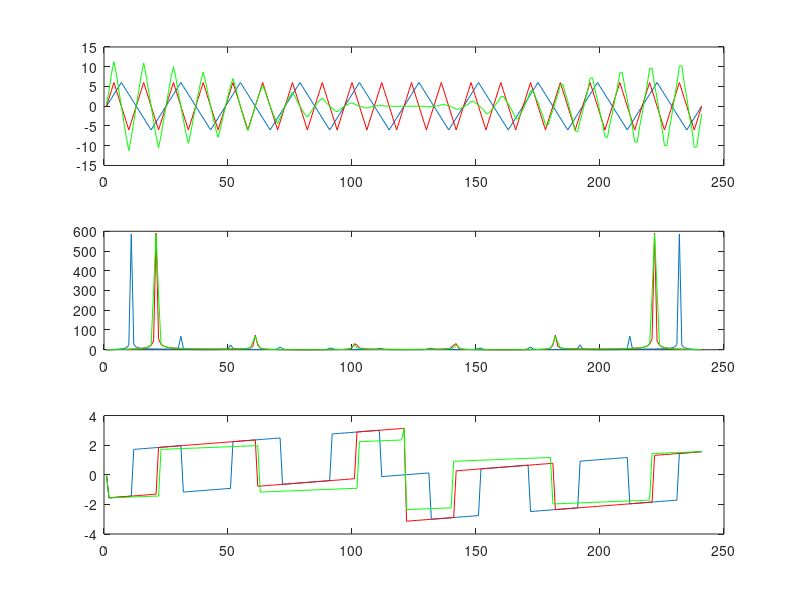

This chart was generated by the following MATLAB code:
% xxx
function xxx
arr=[0:1:5,6:-1:-5,-6:1:-1];
arr2=[0:2:5,6:-2:-5,-6:2:-1];
a=[kron(ones(1,10),arr),0];
a2=[kron(ones(1,20),arr2),0];
figure
subplot(311)
plot(a)
hold on
plot(a2,'r')

f=fft(a);
f2=fft(a2);
f3=pp3(a,'linear');
subplot(312)
plot(abs(f))
hold on
plot(abs(f2),'r')
plot(abs(f3),'g')

subplot(313)
plot(angle(f))
hold on
plot(angle(f2),'r')
plot(angle(f3),'g')

subplot(311)
% plot(ifft(f3))
plot(real(ifft(f3)),'g')

function f=pp3(a,method)
n=length(a);
fo=fft(a);

w=exp(1j*2*pi/n);
ind=w.^(0:n-1);
in=real(ind)>0;

nf=fo(in);

x=[1:2:n/2,fliplr(n:-2:n/2)-1];
f = interp1(x,nf,1:n,method,'extrap');

end
end